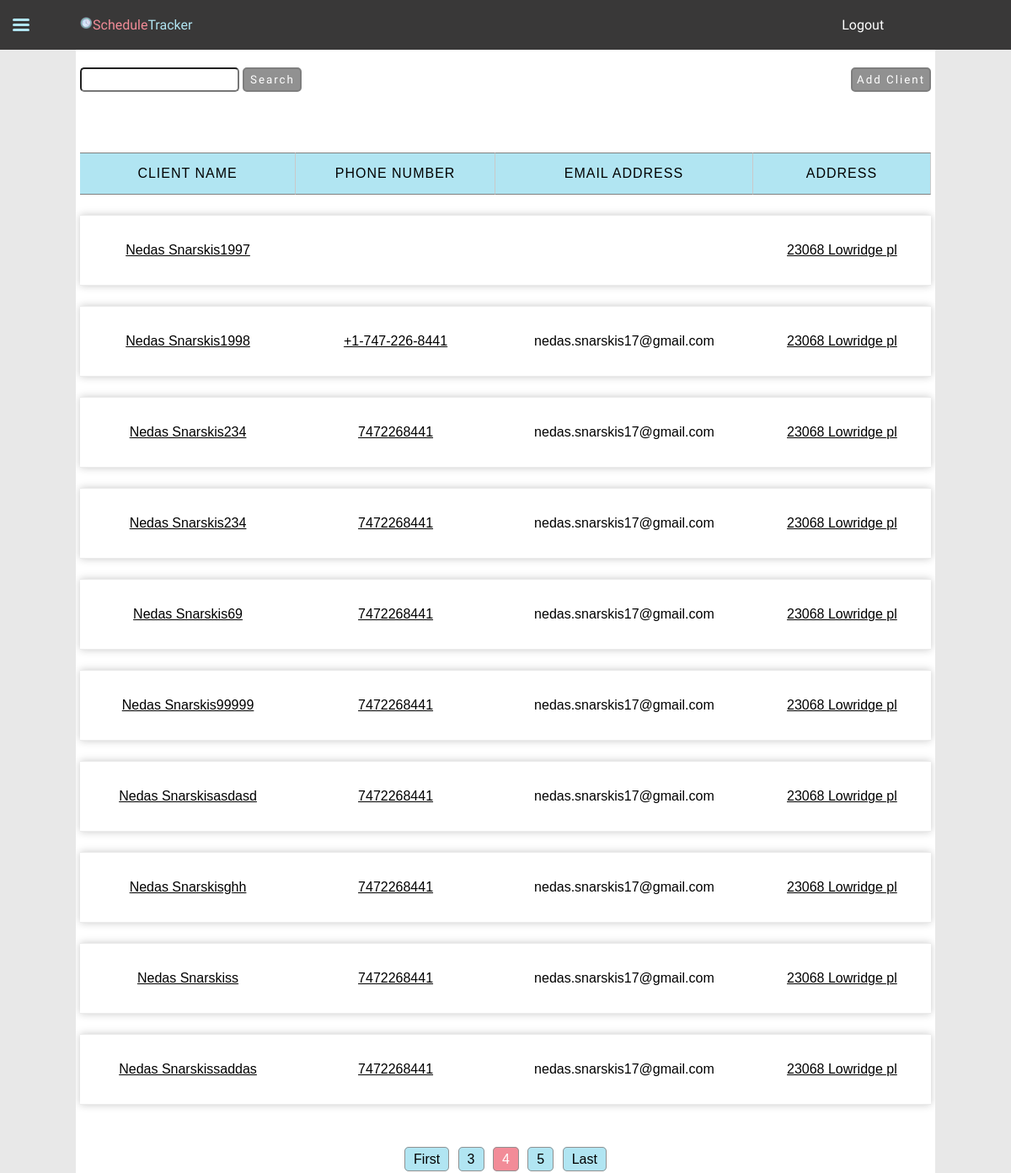
Page /clients/?page=4&query= (signed in) on the committed database.
### JobTrackingApp/models.py (models this page shows, shortened)
class Client(models.Model):
    user = models.ForeignKey(User, on_delete=models.CASCADE)
    name = models.CharField(max_length=30)
    address = models.CharField(max_length=60)
    phone_number = models.CharField(blank=True, max_length=30)
    email_address = models.EmailField(blank=True, max_length=30)

### JobTrackingApp/views.py (the view, shortened to what this page needs)
# urls.py: path("clients/", views.clients, name="clients"),
@login_required
def clients(request):
    clientList = Client.objects.filter(user=request.user).order_by("name")
    if request.method == "GET":
        form = ClientForm()
        searchForm = SearchForm(request.GET)
        if searchForm.is_valid():
            data = searchForm.cleaned_data
            query = data["query"]
            if query:
                clientList = clientList.filter(name__icontains=query)
    page_number = request.GET.get("page", 1)
    paginator = Paginator(clientList, 10)
    pageList = paginator.get_page(page_number)
    context = {
        "paginator": paginator,
        "page_obj": pageList,
        "form": form,
        "searchForm": searchForm,
        "is_paginated": True,
        "search": query,
    }
    return render(
        request,
        "JobTrackingApp/clients.html",
        context,
    )

### JobTrackingApp/forms.py (shortened to what this page needs)
class ClientForm(ModelForm):
    name = forms.CharField(
        error_messages={"invalid": "Client with the same name already exists"}
    )
    name.widget.attrs.update(
        {"placeholder": "required", "autocomplete": "new-password"}
    )
    address = forms.CharField()
    address.widget.attrs.update(
        {"autocomplete": "new-password", "placeholder": "required"}
    )
    phone_number = forms.RegexField(
        regex=r"^(\+?1?)\D*(\d{3})\D*(\d{3})\D*(\d{4})\D*$",
        error_messages={
            "invalid": "Phone number must be entered in the format: '+1-333-666-9999'",
        },
        required=False,
        widget=forms.TextInput(
            attrs={
                "placeholder": "Example: +1-323-627-8956 (optional)",
                "autocomplete": "new-password",
            }
        ),
    )
    email_address = forms.EmailField(required=False)
    email_address.widget.attrs.update(
        {"placeholder": "optional", "autocomplete": "new-password"}
    )
    class Meta:
        model = Client
        fields = ["name", "address", "phone_number", "email_address"]

class SearchForm(forms.Form):
    query = forms.CharField(max_length=100, required=False)

### JobTrackingApp/templates/JobTrackingApp/clients.html (shortened to what this page needs)
{% extends 'JobTrackingApp/base.html' %}
{% load static %}
{% block css %}
    <link rel="stylesheet" href="{% static 'css/clients.css' %}">
{% endblock css %}
{% block content %}
    <div class="wrapper">
        <div class="search">
            <form class="searchForm" action='' method='GET'>
                {{ searchForm.query }}
                <input class="button" type="submit" value="Search">
            </form>
        </div>
        <div class="features">
            <button class="addClient button"> Add Client </button>
        </div>
    </div>
    <table id="clientsTable">
        {% if page_obj %}
            <tr class="table-header">
                <th> Client name</th>
                <th> Phone number</th>
                <th> Email address </th>
                <th> Address </th>
            </tr>
            {% for client in page_obj %}
                <tr class="table-row">
                    <td data-name="Client name" class="tdName"><a class="link" href="{% url 'client-detail' client.pk %}">{{ client.name }}</a></td>
                    <td data-name="Phone number"><a href="tel:{{ client.phone_number }}"> {{ client.phone_number }} </a></td>
                    <td data-name="Email Address"> {{ client.email_address }} </td>
                    <td data-name="Address"><a target="_blank" href="https://www.google.com/maps/search/?api=1&query={{ client.address }}">{{ client.address }}</a></td>
                </tr>
            {% endfor %}
        {% else %}
            <p class="not-found"> Client was not found. Maybe create a new client?</p>
        {% endif %}
    </table>
    {% if is_paginated %}
    <div class="paginator">
        {% if page_obj.has_previous %}
            {% if page_obj.number != 2 %}
            <a href="?page=1&query={{ search }}" class="page-number">First</a>
            {% endif %}
            <a href="?page={{ page_obj.previous_page_number }}&query={{ search }}" class="page-number">{{ page_obj.previous_page_number }}</a>
        {% endif %}
        <a class="current-page-number">{{ page_obj.number }}</a>
        {% if page_obj.has_next %}
            <a href="?page={{ page_obj.next_page_number }}&query={{ search }}" class="page-number">{{ page_obj.next_page_number }}</a>
        {% endif %}
        {% if paginator.num_pages > page_obj.next_page_number %}
            <a href="?page={{ paginator.num_pages }}&query={{ search }}" class="page-number">Last</a>
        {% endif %}
    </div>
    {% endif %}
{% endblock content %}

### static/css/main.css (style rules this page uses)
.button { padding: 5px; width: 100%; border-radius: 5px; cursor: pointer; background-color: #919191; color: white; font-family: 'Balsamiq Sans', cursive; letter-spacing: 2px; border: 2px solid #7e7e7e; }
a, a:visited { text-decoration: none; color: inherit; }
body { margin: 0px; padding: 0px; background-color: #e8e8e8; font-family: Arial, Helvetica, sans-serif; }

### static/css/clients.css (style rules this page uses)
a, a:visited { text-decoration: none; }
a.page-number { padding: 5px 10px; border: 1px solid #919191; border-radius: 5px; background-color: #b1e5f2; cursor: pointer; text-align: center; margin: 3px; }
a.current-page-number { padding: 5px 10px; border: 1px solid #919191; border-radius: 5px; background-color: #f28c98; color: white; cursor: pointer; text-align: center; margin: 3px; }
.button { padding: 5px; width: 100%; border-radius: 5px; cursor: pointer; background-color: #919191; color: white; font-family: 'Balsamiq Sans', cursive; letter-spacing: 2px; border: 2px solid #7e7e7e; }
body { margin: 0px; padding: 0px; background-color: #e8e8e8; font-family: Arial, Helvetica, sans-serif; }
main div.wrapper { margin: 1rem auto 2rem auto; display: flex; flex-direction: row; justify-content: space-between; flex-wrap: wrap-reverse; }
main div.wrapper div { margin-bottom: 1rem; }
main div.wrapper div.search { display: flex; flex-wrap: nowrap; flex-direction: row; }
main div.wrapper div.search input { padding: 5px; border-radius: 5px; }
main div.wrapper div.search input.button { width: 70px; }
main div.wrapper div.search input#id_query { min-width: 70px; max-width: 175px; }
main div.wrapper div.features button.addClient { padding: 5px; border-radius: 5px; cursor: pointer; }
main table#clientsTable { width: 100%; border-spacing: 0 1.5rem; margin-bottom: 2rem; margin-top: 2rem; }
main table#clientsTable th { text-align: center; padding: 15px; border-bottom: 1px solid grey; border-top: 1px solid grey; background-color: #f28c98; background-color: #b1e5f2; border-right: 1px solid #c9c9c9; text-transform: uppercase; font-family: 'Franklin Gothic Medium', 'Arial Narrow', Arial, sans-serif; font-weight: normal; letter-spacing: 1px; }
main table#clientsTable td { text-align: center; padding: 2rem 12px; border-bottom: 1px solid #ebebeb; border-top: 1px solid #ebebeb; max-width: 200px; }
main table#clientsTable td a { color: inherit; text-decoration: underline; text-decoration-color: inherit; }
main table#clientsTable tr.table-row { background-color: white; box-shadow: 0px 0px 9px 0px #c9c9c9; }
main div.paginator { clear: both; margin: auto; text-align: center; margin: 0.5rem auto 0.1rem auto; }

### rows in the picture
Client: name "Nedas Snarskis1997", address "23068 Lowridge pl"
Client: name "Nedas Snarskis1998", phone_number "+1-747-226-8441", email_address "nedas.snarskis17@gmail.com", address "23068 Lowridge pl"
Client: name "Nedas Snarskis234", phone_number "7472268441", email_address "nedas.snarskis17@gmail.com", address "23068 Lowridge pl"
Client: name "Nedas Snarskis234", phone_number "7472268441", email_address "nedas.snarskis17@gmail.com", address "23068 Lowridge pl"
Client: name "Nedas Snarskis69", phone_number "7472268441", email_address "nedas.snarskis17@gmail.com", address "23068 Lowridge pl"
Client: name "Nedas Snarskis99999", phone_number "7472268441", email_address "nedas.snarskis17@gmail.com", address "23068 Lowridge pl"
Client: name "Nedas Snarskisasdasd", phone_number "7472268441", email_address "nedas.snarskis17@gmail.com", address "23068 Lowridge pl"
Client: name "Nedas Snarskisghh", phone_number "7472268441", email_address "nedas.snarskis17@gmail.com", address "23068 Lowridge pl"
Client: name "Nedas Snarskiss", phone_number "7472268441", email_address "nedas.snarskis17@gmail.com", address "23068 Lowridge pl"
Client: name "Nedas Snarskissaddas", phone_number "7472268441", email_address "nedas.snarskis17@gmail.com", address "23068 Lowridge pl"

### other values in the picture
{{ page_obj.previous_page_number }} "3"
{{ page_obj.number }} "4"
{{ page_obj.next_page_number }} "5"
